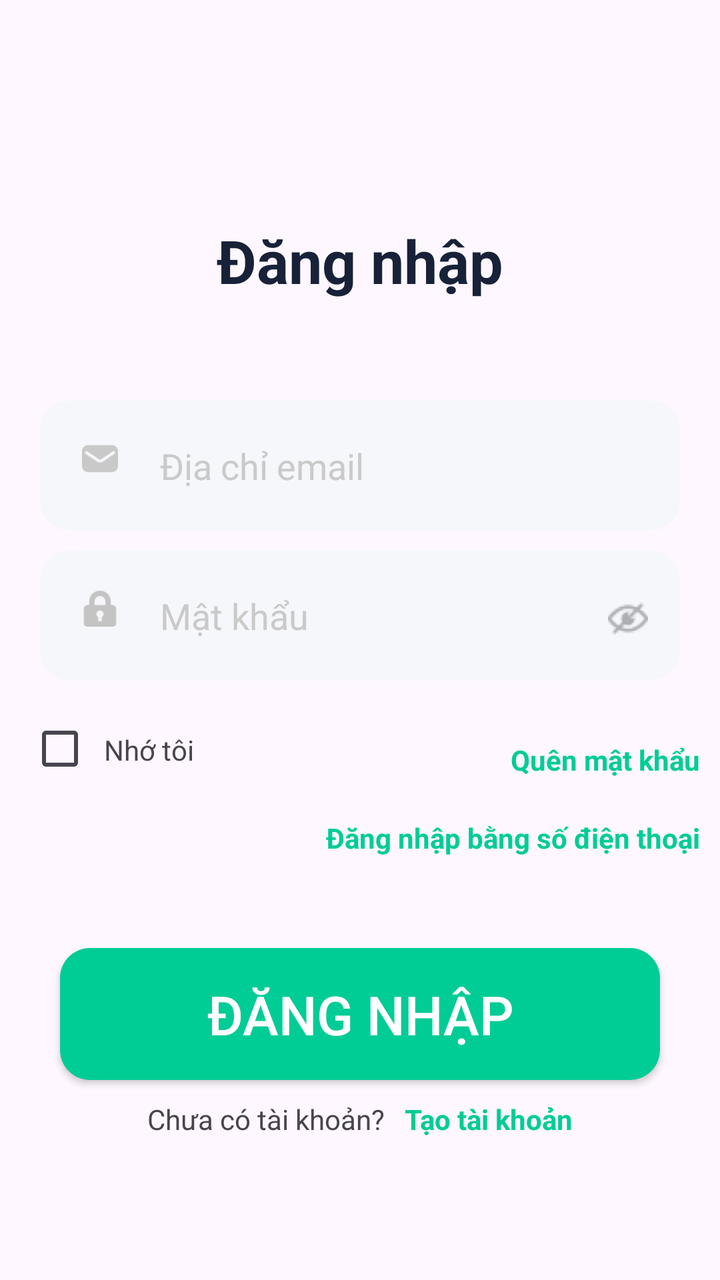
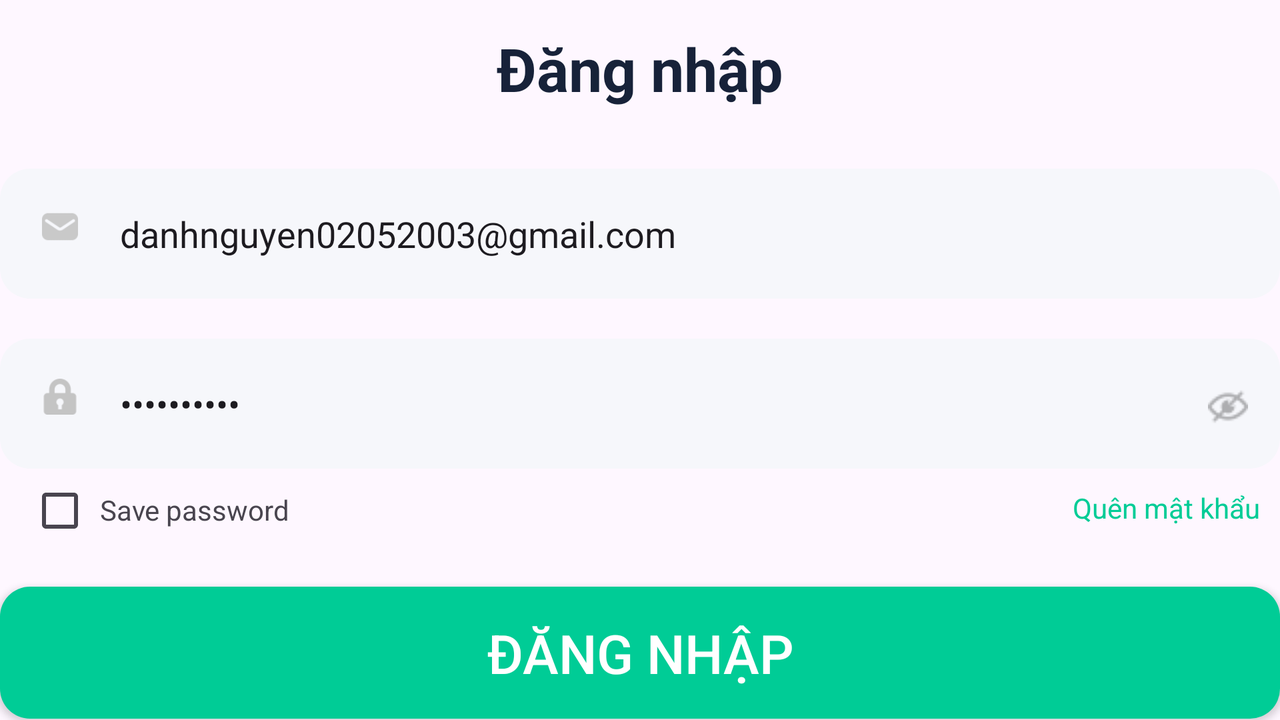

Compare how this app lays out the same screen by default and in its alternative resource folder. The renders come first, then the two layout files and the values they reference.
<!-- AndroidManifest.xml: application theme Theme.MobileProject -->
<!-- res/layout/activity_login.xml -->
<?xml version="1.0" encoding="utf-8"?>
<androidx.constraintlayout.widget.ConstraintLayout
    xmlns:android="http://schemas.android.com/apk/res/android"
    xmlns:app="http://schemas.android.com/apk/res-auto"
    xmlns:tools="http://schemas.android.com/tools"
    android:layout_width="match_parent"
    android:layout_height="match_parent"
    tools:context=".login.LoginActivity">


    <TextView
        android:id="@+id/textView"
        android:layout_width="match_parent"
        android:layout_height="wrap_content"
        android:layout_alignParentTop="true"
        android:layout_marginTop="100dp"
        android:gravity="center"
        android:padding="10dp"
        android:text="@string/login"
        android:textColor="#172239"
        android:textSize="30dp"
        android:textStyle="bold"
        app:layout_constraintEnd_toEndOf="parent"
        app:layout_constraintTop_toTopOf="parent" />


    <EditText
        android:id="@+id/userPhoneNumber"
        android:layout_width="match_parent"
        android:layout_marginStart="20dp"
        android:layout_marginEnd="20dp"
        android:layout_height="65dp"
        android:layout_below="@+id/textView"
        android:layout_gravity="center"
        android:layout_marginTop="40dp"
        android:background="@drawable/rounded_edittext"
        android:ems="10"
        android:hint="@string/email"
        android:inputType="text"
        android:paddingStart="60dp"
        android:paddingTop="8dp"
        android:paddingEnd="16dp"
        android:paddingBottom="8dp"
        android:textColorHint="@color/colorHint"
        app:layout_constraintTop_toBottomOf="@+id/textView"
        tools:layout_editor_absoluteX="-4dp" />

    <ImageView
        android:layout_width="20dp"
        android:layout_height="18dp"
        android:layout_marginStart="20dp"
        android:layout_marginTop="20dp"
        android:layout_toStartOf="@id/userPhoneNumber"
        android:src="@drawable/email"
        app:layout_constraintStart_toStartOf="@+id/userPhoneNumber"
        app:layout_constraintTop_toTopOf="@+id/userPhoneNumber" />

    <EditText
        android:id="@+id/editTextPassword"
        android:layout_width="match_parent"
        android:layout_height="65dp"
        android:layout_below="@+id/userPhoneNumber"
        android:layout_marginStart="20dp"
        android:layout_marginEnd="20dp"
        android:layout_gravity="center"
        android:layout_marginTop="10dp"
        android:background="@drawable/rounded_edittext"
        android:drawablePadding="10dp"
        android:ems="10"
        android:hint="@string/pass"
        android:inputType="textPassword"
        android:paddingStart="60dp"
        android:paddingTop="8dp"
        android:paddingEnd="16dp"
        android:paddingBottom="8dp"
        android:textColorHint="@color/colorHint"
        app:layout_constraintTop_toBottomOf="@+id/userPhoneNumber"
        tools:layout_editor_absoluteX="0dp" />

    <ImageView
        android:id="@+id/showPasswordIcon"
        android:layout_width="wrap_content"
        android:layout_height="wrap_content"
        android:layout_below="@id/editTextPassword"
        android:layout_marginTop="24dp"
        android:layout_marginEnd="16dp"
        android:layout_toEndOf="@id/editTextPassword"
        android:clickable="true"
        android:contentDescription="Toggle Password Visibility"
        android:focusable="true"
        android:src="@drawable/close_eye"
        app:layout_constraintEnd_toEndOf="@id/editTextPassword"
        app:layout_constraintTop_toTopOf="@+id/editTextPassword" />

    <ImageView
        android:layout_width="20dp"
        android:layout_height="18dp"
        android:layout_marginStart="20dp"

        android:layout_marginTop="20dp"
        android:layout_toStartOf="@id/editTextPassword"
        android:src="@drawable/lock"
        app:layout_constraintStart_toStartOf="@+id/editTextPassword"
        app:layout_constraintTop_toTopOf="@+id/editTextPassword" />

    <TextView
        android:id="@+id/quenmk"
        android:layout_width="wrap_content"
        android:layout_height="wrap_content"
        android:layout_below="@+id/editTextPassword"
        android:textStyle="bold"
        android:layout_marginTop="20dp"
        android:clickable="false"
        android:padding="10dp"
        android:text="@string/forgot"
        android:textColor="#00CC96"
        app:layout_constraintEnd_toEndOf="parent"
        app:layout_constraintTop_toBottomOf="@+id/editTextPassword" />

    <TextView
        android:id="@+id/loginWithPhone"
        android:layout_width="wrap_content"
        android:layout_height="wrap_content"
        android:padding="10dp"
        android:text="@string/loginWithPhone"
        android:textColor="#00CC96"
        android:textStyle="bold"
        app:layout_constraintEnd_toEndOf="parent"
        app:layout_constraintTop_toBottomOf="@+id/quenmk" />



    <androidx.appcompat.widget.AppCompatButton
        android:id="@+id/loginbutton"
        android:layout_width="300dp"
        android:layout_height="66dp"
        android:layout_gravity="center"
        android:layout_marginTop="100dp"
        android:background="@drawable/rounded_edittext"
        android:backgroundTint="#00CC96"
        android:textColor="@color/white"
        android:text="@string/login"
        android:textSize="27sp"
        app:layout_constraintBottom_toBottomOf="parent"
        app:layout_constraintEnd_toEndOf="parent"
        app:layout_constraintStart_toStartOf="parent"
        android:layout_marginBottom="100dp"
         />


    <LinearLayout
        android:layout_width="wrap_content"
        android:layout_height="wrap_content"
        android:layout_marginTop="10dp"
        app:layout_constraintEnd_toEndOf="parent"
        app:layout_constraintStart_toStartOf="parent"
        app:layout_constraintTop_toBottomOf="@+id/loginbutton">

        <TextView
            android:id="@+id/textView3"
            android:layout_width="wrap_content"
            android:layout_height="wrap_content"
            android:layout_marginEnd="10dp"

            android:text="@string/no_user"
            app:layout_constraintEnd_toStartOf="@+id/taotaikhoan"
            app:layout_constraintTop_toBottomOf="@+id/loginbutton" />

        <TextView
            android:id="@+id/taotaikhoan"
            android:layout_width="wrap_content"
            android:layout_height="wrap_content"
            android:text="@string/create_user"
            android:textColor="#00CC96"
            android:textStyle="bold"
            app:layout_constraintEnd_toEndOf="parent"
            app:layout_constraintTop_toBottomOf="@+id/loginbutton" />
    </LinearLayout>


    <LinearLayout
        android:layout_width="wrap_content"
        android:layout_height="wrap_content"
        android:layout_marginTop="25dp"
        android:layout_marginStart="20dp"
        app:layout_constraintStart_toStartOf="parent"
        app:layout_constraintTop_toBottomOf="@+id/editTextPassword">

        <CheckBox
            android:id="@+id/RememberUser"
            android:layout_width="20dp"
            android:layout_height="18dp"
            android:layout_toStartOf="@id/editTextPassword"
            app:layout_constraintStart_toStartOf="parent"
            app:layout_constraintTop_toBottomOf="@+id/editTextPassword" />

        <TextView
            android:id="@+id/textView4"
            android:layout_width="wrap_content"
            android:layout_height="wrap_content"
            android:layout_marginStart="12dp"
            android:text="@string/Rememberme"
            app:layout_constraintStart_toEndOf="@+id/RememberUser"
            app:layout_constraintTop_toBottomOf="@+id/editTextPassword" />
    </LinearLayout>
</androidx.constraintlayout.widget.ConstraintLayout>
<!-- resources referenced by this layout -->
<resources>
  <color name="colorHint">#cacaca</color>
  <color name="white">#FFFFFFFF</color>
  <!-- drawable close_eye: png bitmap (drawable, 508 bytes) -->
  <!-- drawable email: png bitmap (drawable, 756 bytes) -->
  <!-- drawable lock: png bitmap (drawable, 796 bytes) -->
  <!-- drawable rounded_edittext (drawable) -->
  <?xml version="1.0" encoding="utf-8"?>
  <shape xmlns:android="http://schemas.android.com/apk/res/android">
      <solid android:color="#f6f7fb" /> 
      <corners android:radius="15dp" /> 
  
  
  </shape>
  <string name="Rememberme">Nhớ tôi</string>
  <string name="create_user">Tạo tài khoản</string>
  <string name="email">Địa chỉ email</string>
  <string name="forgot">Quên mật khẩu</string>
  <string name="login">Đăng nhập</string>
  <string name="loginWithPhone">Đăng nhập bằng số điện thoại</string>
  <string name="no_user">Chưa có tài khoản?</string>
  <string name="pass">Mật khẩu</string>
  <style name="Theme.MobileProject" parent="Base.Theme.MobileProject" />
  <style name="Base.Theme.MobileProject" parent="Theme.Material3.DayNight.NoActionBar">
          
          
          
          <item name="colorPrimary">#00CC96</item>
          <item name="colorPrimaryVariant">#FFFFFF</item>
          <item name="colorOnPrimary">#FFFFFF</item>
          
          <item name="colorSecondary">#FFFFFF</item>
          <item name="colorSecondaryVariant">#FFFFFF</item>
          <item name="colorOnSecondary">@color/black</item>
          
          <item name="android:statusBarColor">?attr/colorPrimaryVariant</item>
          
      </style>
  <color name="black">#FF000000</color>
</resources>
<!-- res/layout-land/activity_login.xml (the repository's variant of the layout above) -->
<!-- drawn on the phone turned sideways -->
<?xml version="1.0" encoding="utf-8"?>
<androidx.constraintlayout.widget.ConstraintLayout
    xmlns:android="http://schemas.android.com/apk/res/android"
    xmlns:app="http://schemas.android.com/apk/res-auto"
    xmlns:tools="http://schemas.android.com/tools"
    android:layout_width="match_parent"
    android:layout_height="match_parent"
    tools:context=".login.LoginActivity">


    <TextView
        android:id="@+id/textView"
        android:layout_width="match_parent"
        android:layout_height="wrap_content"
        android:layout_alignParentTop="true"
        android:layout_marginTop="4dp"
        android:gravity="center"
        android:padding="10dp"
        android:text="@string/login"
        android:textColor="#172239"
        android:textSize="30sp"
        android:textStyle="bold"
        app:layout_constraintEnd_toEndOf="parent"
        app:layout_constraintTop_toTopOf="parent" />

    <EditText
        android:id="@+id/userPhoneNumber"
        android:layout_width="match_parent"
        android:layout_height="65dp"
        android:layout_below="@+id/textView"
        android:layout_gravity="center"
        android:layout_marginTop="20dp"
        android:background="@drawable/rounded_edittext"
        android:ems="10"
        android:hint="@string/email"
        android:inputType="text"
        android:paddingStart="60dp"
        android:paddingTop="8dp"
        android:paddingEnd="16dp"
        android:paddingBottom="8dp"
        android:text="danhnguyen02052003@gmail.com"
        android:textColorHint="@color/colorHint"
        app:layout_constraintTop_toBottomOf="@+id/textView"
        tools:layout_editor_absoluteX="-4dp" />

    <ImageView
        android:layout_width="20dp"
        android:layout_height="18dp"
        android:layout_marginStart="20dp"
        android:layout_marginTop="20dp"
        android:layout_toStartOf="@id/userPhoneNumber"
        android:src="@drawable/email"
        app:layout_constraintStart_toStartOf="@+id/userPhoneNumber"
        app:layout_constraintTop_toTopOf="@+id/userPhoneNumber" />

    <EditText
        android:id="@+id/editTextPassword"
        android:layout_width="match_parent"
        android:layout_height="65dp"
        android:layout_below="@+id/userPhoneNumber"
        android:layout_gravity="center"
        android:layout_marginTop="20dp"
        android:background="@drawable/rounded_edittext"
        android:drawablePadding="10dp"
        android:ems="10"
        android:hint="@string/pass"
        android:inputType="textPassword"
        android:paddingStart="60dp"
        android:paddingTop="8dp"
        android:paddingEnd="16dp"
        android:paddingBottom="8dp"
        android:text="soliknokia"
        android:textColorHint="@color/colorHint"
        app:layout_constraintTop_toBottomOf="@+id/userPhoneNumber"
        tools:layout_editor_absoluteX="0dp" />

    <ImageView
        android:id="@+id/showPasswordIcon"
        android:layout_width="wrap_content"
        android:layout_height="wrap_content"
        android:layout_below="@id/editTextPassword"
        android:layout_marginTop="24dp"
        android:layout_marginEnd="16dp"
        android:layout_toEndOf="@id/editTextPassword"
        android:clickable="true"
        android:contentDescription="Toggle Password Visibility"
        android:focusable="true"
        android:src="@drawable/close_eye"
        app:layout_constraintEnd_toEndOf="parent"
        app:layout_constraintTop_toTopOf="@+id/editTextPassword" />

    <ImageView
        android:layout_width="20dp"
        android:layout_height="18dp"
        android:layout_marginStart="20dp"

        android:layout_marginTop="20dp"
        android:layout_toStartOf="@id/editTextPassword"
        android:src="@drawable/lock"
        app:layout_constraintStart_toStartOf="@+id/editTextPassword"
        app:layout_constraintTop_toTopOf="@+id/editTextPassword" />

    <TextView
        android:id="@+id/quenmk"
        android:layout_width="wrap_content"
        android:layout_height="wrap_content"
        android:layout_below="@+id/editTextPassword"
        android:clickable="false"
        android:padding="10dp"
        android:text="@string/forgot"
        android:textColor="#00CC96"
        app:layout_constraintEnd_toEndOf="parent"
        app:layout_constraintTop_toBottomOf="@+id/editTextPassword" />


    <CheckBox
        android:id="@+id/RememberUser"
        android:layout_width="20dp"
        android:layout_height="18dp"
        android:layout_marginStart="20dp"
        android:layout_marginTop="12dp"
        android:layout_toStartOf="@id/editTextPassword"
        app:layout_constraintStart_toStartOf="parent"
        app:layout_constraintTop_toBottomOf="@+id/editTextPassword" />

    <androidx.appcompat.widget.AppCompatButton
        android:id="@+id/loginbutton"
        android:layout_width="match_parent"
        android:layout_height="66dp"
        android:layout_gravity="center"
        android:layout_marginTop="20dp"
        android:background="@drawable/rounded_edittext"
        android:backgroundTint="#00CC96"
        android:text="@string/login"
        android:textColor="@color/white"
        android:textSize="27sp"
        app:layout_constraintEnd_toEndOf="parent"
        app:layout_constraintTop_toBottomOf="@+id/quenmk" />

    <TextView
        android:id="@+id/taotaikhoan"
        android:layout_width="wrap_content"
        android:layout_height="wrap_content"
        android:layout_marginStart="8dp"
        android:layout_marginTop="12dp"
        android:text="@string/create_user"
        android:textColor="#00CC96"
        app:layout_constraintEnd_toEndOf="parent"

        app:layout_constraintTop_toBottomOf="@+id/loginbutton" />

    <TextView

        android:id="@+id/textView3"
        android:layout_width="wrap_content"
        android:layout_height="wrap_content"
        android:layout_marginTop="12dp"

        android:layout_marginEnd="8dp"
        android:text="@string/no_user"
        app:layout_constraintEnd_toStartOf="@+id/taotaikhoan"
        app:layout_constraintTop_toBottomOf="@+id/loginbutton" />

    <TextView
        android:id="@+id/textView2"
        android:layout_width="wrap_content"
        android:layout_height="wrap_content"
        android:layout_marginStart="10dp"
        android:layout_marginTop="11dp"
        android:text="Save password"
        app:layout_constraintStart_toEndOf="@+id/RememberUser"
        app:layout_constraintTop_toBottomOf="@+id/editTextPassword" />
</androidx.constraintlayout.widget.ConstraintLayout>
<!-- resources referenced by the variant -->
<!-- as the phone turned sideways resolves them -->
<resources>
  <color name="colorHint">#cacaca</color>
  <color name="white">#FFFFFFFF</color>
  <!-- drawable close_eye: png bitmap (drawable, 508 bytes) -->
  <!-- drawable email: png bitmap (drawable, 756 bytes) -->
  <!-- drawable lock: png bitmap (drawable, 796 bytes) -->
  <!-- drawable rounded_edittext (drawable) -->
  <?xml version="1.0" encoding="utf-8"?>
  <shape xmlns:android="http://schemas.android.com/apk/res/android">
      <solid android:color="#f6f7fb" /> 
      <corners android:radius="15dp" /> 
  
  
  </shape>
  <string name="create_user">Tạo tài khoản</string>
  <string name="email">Địa chỉ email</string>
  <string name="forgot">Quên mật khẩu</string>
  <string name="login">Đăng nhập</string>
  <string name="no_user">Chưa có tài khoản?</string>
  <string name="pass">Mật khẩu</string>
  <style name="Theme.MobileProject" parent="Base.Theme.MobileProject" />
  <style name="Base.Theme.MobileProject" parent="Theme.Material3.DayNight.NoActionBar">
          
          
          
          <item name="colorPrimary">#00CC96</item>
          <item name="colorPrimaryVariant">#FFFFFF</item>
          <item name="colorOnPrimary">#FFFFFF</item>
          
          <item name="colorSecondary">#FFFFFF</item>
          <item name="colorSecondaryVariant">#FFFFFF</item>
          <item name="colorOnSecondary">@color/black</item>
          
          <item name="android:statusBarColor">?attr/colorPrimaryVariant</item>
          
      </style>
  <color name="black">#FF000000</color>
</resources>
